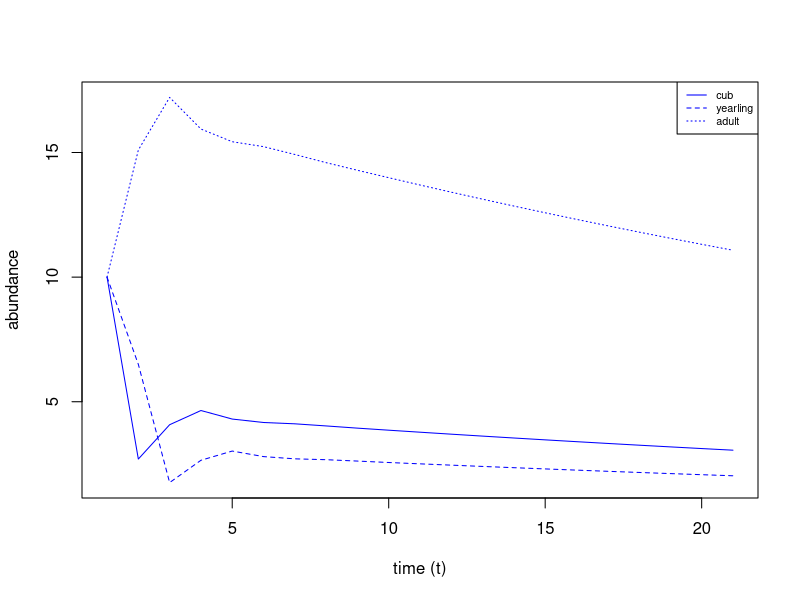

Recreate this plot in R.
# Function- projection and plotting this
# 23/10/25

# Function to compute projection over given time interval 
mat.proj<- function(N0, mat, time_int){
  out.mat<-matrix(0, nrow=nrow(mat), ncol= (time_int+1)) # creates empty matrix to fill
  rownames(out.mat)<- rownames(mat)   
  colnames(out.mat)<- c(0:time_int)    # col named for years of projection (initial labelled 0)
  out.mat[,1]<- N0                            # first col= N0 
  for(t in 2:(time_int+1))                # starting from second col, until final 
  {
    out.mat[, t]<- mat %*% out.mat[,t-1]
  }
  return(out.mat)
}  
# Function name = mat.proj  
# Arguments
# N0       : initial population structure for each age class  
# mat      : vital rate matrix 
# time_int : (time interval) number of years projected
# Purpose= out.mat is the resulting matrix filled with abundance for age classes by column, with number of columns reflecting number of years projected.
# Can be plotted with plot.plot function below

# TESTING FUNCTION
n0<- c(10, 10, 10)
names<- c("cub", "yearling", "adult")
# creating matrix 
Fmat<- matrix(0, nrow=3, ncol=3)# blank female (F) matrix of zeros to fill
Fmat[1,3]<- 0.27   # female reproduction
Fmat[2,1]<- 0.65    # cub to yearling 
Fmat[3,]<- c(0, 0.65, 0.86)  # yearling to adult, adult survival as(n-1/n)mat.proj()

rownames(Fmat)<- names
colnames(Fmat)<- names

proj<- mat.proj(n0, Fmat, 20)
proj  # SUCCESS! 




# Function to plot output of mat.proj  - NNED TO FIX COL ASSIGNMENT
plot.proj<- function(pmat,
                     col= "black", 
                     nSex=1,
                     ylab = "abundance", 
                     xlab = "time (t)",
                     legend.pos = "topright", 
                     cex.legend = 0.8) {
  if(nSex==1) {
    nStages=(nrow(pmat))  # stages of single sex or
  }
  else{
    nStages=nrow(pmat)/2   # half of stages for 2 sex
  }
  
   if(nSex==1)    # if single sex
  {
    lty_vec<- seq_len(nStages)   # single sex, lty = age classes
    col_vec<- col                 # use single colour or vector of cols
    }

  
  if(nSex==2) {
    lty_vec<- rep(seq_len(nStages), times=2)    # line types repeated for sexes - incorrect for 2 sex
    col_vec<- c(rep(col[1], nStages), rep(col[2], nStages))
              }        
  
  matplot(t(pmat), # transposing the matrix to plot col on x and abundance on y
        type="l",  # type l for line
        lty= lty_vec,
        col=col_vec, 
        ylab = ylab, 
        xlab = xlab)
                 
legend("topright", 
       legend= rownames(pmat),  
       cex=0.65,
       lty= lty_vec,  # line type matches graph
       col=col_vec)            # colours match graph
}

# Function name = plot.proj  
# Arguments
# pmat   : matrix output of projection (out.mat)
# col : Colour vector. Allows single colour for single sex, multicolour for single sex stages, or multicolour for multiple sex 
# Purpose= plots the projected matrix with a key corresponding to stage and sex. MUST HAVE EQUAL STAGES FOR EACH SEX

# TEST
plot<- plot.proj(proj, col="blue" )  # SUCCESS!
